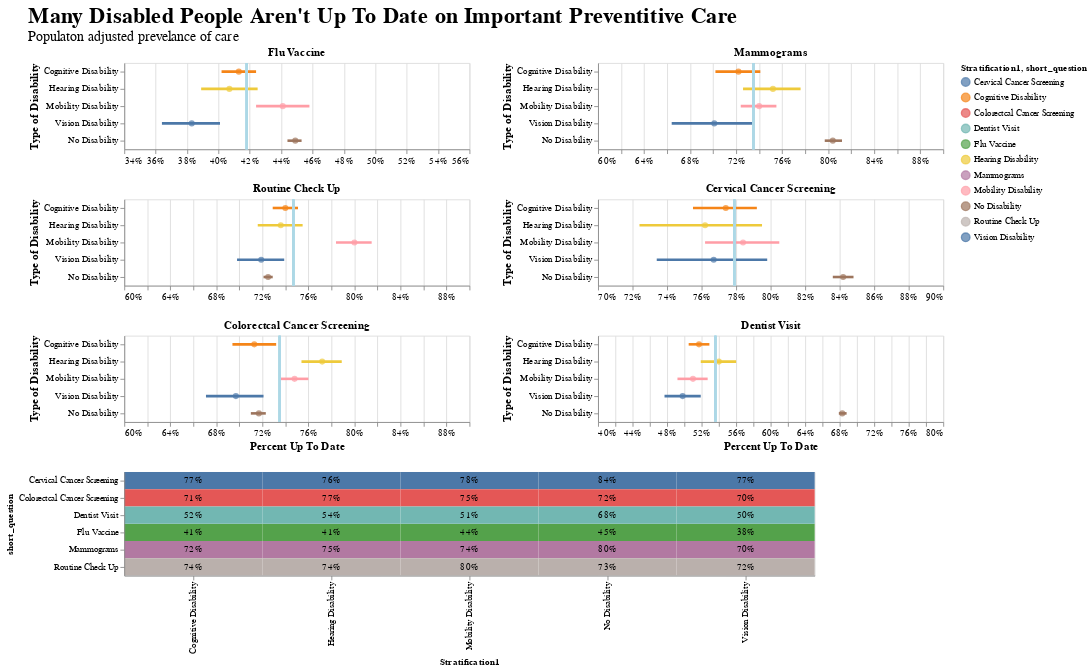

Notebook code cell kept with this figure:
### Code cell
alt.vconcat(top, bottom)

### Figure 1 — Vega-Lite specification as saved in the notebook (floating-point values rounded to 4 significant figures)
{"config": {"view": {"continuousWidth": 400, "continuousHeight": 300}}, "vconcat": [{"vconcat": [{"hconcat": [{"layer": [{"mark": {"type": "point", "filled": true, "size": 50}, "encoding": {"color": {"condition": {"field": "Stratification1", "type": "nominal", "selection": "selector222"}, "value": "gray"}, "x": {"field": "Data_Value", "type": "quantitative"}, "y": {"field": "Stratification1", "sort": ["Cognitive Disability", "Hearing Disability", "Mobility Disability", "Vision Disability", "No Disability"], "type": "nominal"}}, "transform": [{"filter": "(datum.short_question === 'Flu Vaccine')"}]}, {"mark": {"type": "rule", "size": 3}, "encoding": {"color": {"condition": {"field": "Stratification1", "type": "nominal", "selection": "selector222"}, "value": "gray"}, "tooltip": [{"field": "Data_Value", "format": ".1%", "title": "Percent Up To Date", "type": "quantitative"}, {"field": "margin_of_error", "format": ".1%", "title": "Margin of Error", "type": "quantitative"}], "x": {"axis": {"format": ".0%", "labelFontSize": 11, "title": "", "titleFontSize": 13}, "field": "High_Confidence_Limit", "scale": {"bins": {"step": 0.02}, "domain": [0.35, 0.55], "zero": false}, "type": "quantitative"}, "x2": {"field": "Low_Confidence_Limit"}, "y": {"axis": {"labelFontSize": 10.5, "title": "Type of Disability", "titleFontSize": 13}, "field": "Stratification1", "sort": ["Cognitive Disability", "Hearing Disability", "Mobility Disability", "Vision Disability", "No Disability"], "type": "nominal"}}, "selection": {"selector222": {"type": "single", "encodings": ["color"], "on": "mouseover", "nearest": true}}, "transform": [{"filter": "(datum.short_question === 'Flu Vaccine')"}]}, {"mark": {"type": "rule", "color": "lightblue", "size": 2.5}, "encoding": {"tooltip": {"field": "Data_Value_Disabled_Mean", "format": ".0%", "title": "Average For Disabled People", "type": "quantitative"}, "x": {"field": "Data_Value_Disabled_Mean", "type": "quantitative"}}, "transform": [{"filter": "(datum.short_question === 'Flu Vaccine')"}]}, {"mark": {"type": "text", "align": "left", "dx": 9, "dy": 10, "fontSize": 9.5, "text": "Average For Disabled People"}, "encoding": {"x": {"field": "Data_Value_Disabled_Mean", "type": "quantitative"}}, "transform": [{"filter": "(datum.Question === 'Flu Vaccine')"}]}], "title": "Flu Vaccine"}, {"layer": [{"mark": {"type": "point", "filled": true, "size": 50}, "encoding": {"color": {"condition": {"field": "Stratification1", "type": "nominal", "selection": "selector222"}, "value": "gray"}, "x": {"field": "Data_Value", "type": "quantitative"}, "y": {"field": "Stratification1", "sort": ["Cognitive Disability", "Hearing Disability", "Mobility Disability", "Vision Disability", "No Disability"], "type": "nominal"}}, "transform": [{"filter": "(datum.short_question === 'Mammograms')"}]}, {"mark": {"type": "rule", "size": 3}, "encoding": {"color": {"condition": {"field": "Stratification1", "type": "nominal", "selection": "selector222"}, "value": "gray"}, "tooltip": [{"field": "Data_Value", "format": ".1%", "title": "Percent Up To Date", "type": "quantitative"}, {"field": "margin_of_error", "format": ".1%", "title": "Margin of Error", "type": "quantitative"}], "x": {"axis": {"format": ".0%", "labelFontSize": 11, "title": "", "titleFontSize": 13}, "field": "High_Confidence_Limit", "scale": {"bins": {"step": 0.02}, "domain": [0.6, 0.9], "zero": false}, "type": "quantitative"}, "x2": {"field": "Low_Confidence_Limit"}, "y": {"axis": {"labelFontSize": 10.5, "title": "Type of Disability", "titleFontSize": 13}, "field": "Stratification1", "sort": ["Cognitive Disability", "Hearing Disability", "Mobility Disability", "Vision Disability", "No Disability"], "type": "nominal"}}, "selection": {"selector222": {"type": "single", "encodings": ["color"], "on": "mouseover", "nearest": true}}, "transform": [{"filter": "(datum.short_question === 'Mammograms')"}]}, {"mark": {"type": "rule", "color": "lightblue", "size": 2.5}, "encoding": {"tooltip": {"field": "Data_Value_Disabled_Mean", "format": ".0%", "title": "Average For Disabled People", "type": "quantitative"}, "x": {"field": "Data_Value_Disabled_Mean", "type": "quantitative"}}, "transform": [{"filter": "(datum.short_question === 'Mammograms')"}]}, {"mark": {"type": "text", "align": "left", "dx": 9, "dy": 10, "fontSize": 9.5, "text": "Average For Disabled People"}, "encoding": {"x": {"field": "Data_Value_Disabled_Mean", "type": "quantitative"}}, "transform": [{"filter": "(datum.Question === 'Mammograms')"}]}], "title": "Mammograms"}], "spacing": 35}, {"hconcat": [{"layer": [{"mark": {"type": "point", "filled": true, "size": 50}, "encoding": {"color": {"condition": {"field": "Stratification1", "type": "nominal", "selection": "selector222"}, "value": "gray"}, "x": {"field": "Data_Value", "type": "quantitative"}, "y": {"field": "Stratification1", "sort": ["Cognitive Disability", "Hearing Disability", "Mobility Disability", "Vision Disability", "No Disability"], "type": "nominal"}}, "transform": [{"filter": "(datum.short_question === 'Routine Check Up')"}]}, {"mark": {"type": "rule", "size": 3}, "encoding": {"color": {"condition": {"field": "Stratification1", "type": "nominal", "selection": "selector222"}, "value": "gray"}, "tooltip": [{"field": "Data_Value", "format": ".1%", "title": "Percent Up To Date", "type": "quantitative"}, {"field": "margin_of_error", "format": ".1%", "title": "Margin of Error", "type": "quantitative"}], "x": {"axis": {"format": ".0%", "labelFontSize": 11, "title": "", "titleFontSize": 13}, "field": "High_Confidence_Limit", "scale": {"bins": {"step": 0.02}, "domain": [0.6, 0.9], "zero": false}, "type": "quantitative"}, "x2": {"field": "Low_Confidence_Limit"}, "y": {"axis": {"labelFontSize": 10.5, "title": "Type of Disability", "titleFontSize": 13}, "field": "Stratification1", "sort": ["Cognitive Disability", "Hearing Disability", "Mobility Disability", "Vision Disability", "No Disability"], "type": "nominal"}}, "selection": {"selector222": {"type": "single", "encodings": ["color"], "on": "mouseover", "nearest": true}}, "transform": [{"filter": "(datum.short_question === 'Routine Check Up')"}]}, {"mark": {"type": "rule", "color": "lightblue", "size": 2.5}, "encoding": {"tooltip": {"field": "Data_Value_Disabled_Mean", "format": ".0%", "title": "Average For Disabled People", "type": "quantitative"}, "x": {"field": "Data_Value_Disabled_Mean", "type": "quantitative"}}, "transform": [{"filter": "(datum.short_question === 'Routine Check Up')"}]}, {"mark": {"type": "text", "align": "left", "dx": 9, "dy": 10, "fontSize": 9.5, "text": "Average For Disabled People"}, "encoding": {"x": {"field": "Data_Value_Disabled_Mean", "type": "quantitative"}}, "transform": [{"filter": "(datum.Question === 'Routine Check Up')"}]}], "title": "Routine Check Up"}, {"layer": [{"mark": {"type": "point", "filled": true, "size": 50}, "encoding": {"color": {"condition": {"field": "Stratification1", "type": "nominal", "selection": "selector222"}, "value": "gray"}, "x": {"field": "Data_Value", "type": "quantitative"}, "y": {"field": "Stratification1", "sort": ["Cognitive Disability", "Hearing Disability", "Mobility Disability", "Vision Disability", "No Disability"], "type": "nominal"}}, "transform": [{"filter": "(datum.short_question === 'Cervical Cancer Screening')"}]}, {"mark": {"type": "rule", "size": 3}, "encoding": {"color": {"condition": {"field": "Stratification1", "type": "nominal", "selection": "selector222"}, "value": "gray"}, "tooltip": [{"field": "Data_Value", "format": ".1%", "title": "Percent Up To Date", "type": "quantitative"}, {"field": "margin_of_error", "format": ".1%", "title": "Margin of Error", "type": "quantitative"}], "x": {"axis": {"format": ".0%", "labelFontSize": 11, "title": "", "titleFontSize": 13}, "field": "High_Confidence_Limit", "scale": {"bins": {"step": 0.02}, "domain": [0.7, 0.9], "zero": false}, "type": "quantitative"}, "x2": {"field": "Low_Confidence_Limit"}, "y": {"axis": {"labelFontSize": 10.5, "title": "Type of Disability", "titleFontSize": 13}, "field": "Stratification1", "sort": ["Cognitive Disability", "Hearing Disability", "Mobility Disability", "Vision Disability", "No Disability"], "type": "nominal"}}, "selection": {"selector222": {"type": "single", "encodings": ["color"], "on": "mouseover", "nearest": true}}, "transform": [{"filter": "(datum.short_question === 'Cervical Cancer Screening')"}]}, {"mark": {"type": "rule", "color": "lightblue", "size": 2.5}, "encoding": {"tooltip": {"field": "Data_Value_Disabled_Mean", "format": ".0%", "title": "Average For Disabled People", "type": "quantitative"}, "x": {"field": "Data_Value_Disabled_Mean", "type": "quantitative"}}, "transform": [{"filter": "(datum.short_question === 'Cervical Cancer Screening')"}]}, {"mark": {"type": "text", "align": "left", "dx": 9, "dy": 10, "fontSize": 9.5, "text": "Average For Disabled People"}, "encoding": {"x": {"field": "Data_Value_Disabled_Mean", "type": "quantitative"}}, "transform": [{"filter": "(datum.Question === 'Cervical Cancer Screening')"}]}], "title": "Cervical Cancer Screening"}], "spacing": 35}, {"hconcat": [{"layer": [{"mark": {"type": "point", "filled": true, "size": 50}, "encoding": {"color": {"condition": {"field": "Stratification1", "type": "nominal", "selection": "selector222"}, "value": "gray"}, "x": {"field": "Data_Value", "type": "quantitative"}, "y": {"field": "Stratification1", "sort": ["Cognitive Disability", "Hearing Disability", "Mobility Disability", "Vision Disability", "No Disability"], "type": "nominal"}}, "transform": [{"filter": "(datum.short_question === 'Colorectcal Cancer Screening')"}]}, {"mark": {"type": "rule", "size": 3}, "encoding": {"color": {"condition": {"field": "Stratification1", "type": "nominal", "selection": "selector222"}, "value": "gray"}, "tooltip": [{"field": "Data_Value", "format": ".1%", "title": "Percent Up To Date", "type": "quantitative"}, {"field": "margin_of_error", "format": ".1%", "title": "Margin of Error", "type": "quantitative"}], "x": {"axis": {"format": ".0%", "labelFontSize": 11, "title": "Percent Up To Date", "titleFontSize": 13}, "field": "High_Confidence_Limit", "scale": {"bins": {"step": 0.02}, "domain": [0.6, 0.9], "zero": false}, "type": "quantitative"}, "x2": {"field": "Low_Confidence_Limit"}, "y": {"axis": {"labelFontSize": 10.5, "title": "Type of Disability", "titleFontSize": 13}, "field": "Stratification1", "sort": ["Cognitive Disability", "Hearing Disability", "Mobility Disability", "Vision Disability", "No Disability"], "type": "nominal"}}, "selection": {"selector222": {"type": "single", "encodings": ["color"], "on": "mouseover", "nearest": true}}, "transform": [{"filter": "(datum.short_question === 'Colorectcal Cancer Screening')"}]}, {"mark": {"type": "rule", "color": "lightblue", "size": 2.5}, "encoding": {"tooltip": {"field": "Data_Value_Disabled_Mean", "format": ".0%", "title": "Average For Disabled People", "type": "quantitative"}, "x": {"field": "Data_Value_Disabled_Mean", "type": "quantitative"}}, "transform": [{"filter": "(datum.short_question === 'Colorectcal Cancer Screening')"}]}, {"mark": {"type": "text", "align": "left", "dx": 9, "dy": 10, "fontSize": 9.5, "text": "Average For Disabled People"}, "encoding": {"x": {"field": "Data_Value_Disabled_Mean", "type": "quantitative"}}, "transform": [{"filter": "(datum.Question === 'Colorectcal Cancer Screening')"}]}], "title": "Colorectcal Cancer Screening"}, {"layer": [{"mark": {"type": "point", "filled": true, "size": 50}, "encoding": {"color": {"condition": {"field": "Stratification1", "type": "nominal", "selection": "selector222"}, "value": "gray"}, "x": {"field": "Data_Value", "type": "quantitative"}, "y": {"field": "Stratification1", "sort": ["Cognitive Disability", "Hearing Disability", "Mobility Disability", "Vision Disability", "No Disability"], "type": "nominal"}}, "transform": [{"filter": "(datum.short_question === 'Dentist Visit')"}]}, {"mark": {"type": "rule", "size": 3}, "encoding": {"color": {"condition": {"field": "Stratification1", "type": "nominal", "selection": "selector222"}, "value": "gray"}, "tooltip": [{"field": "Data_Value", "format": ".1%", "title": "Percent Up To Date", "type": "quantitative"}, {"field": "margin_of_error", "format": ".1%", "title": "Margin of Error", "type": "quantitative"}], "x": {"axis": {"format": ".0%", "labelFontSize": 11, "title": "Percent Up To Date", "titleFontSize": 13}, "field": "High_Confidence_Limit", "scale": {"bins": {"step": 0.02}, "domain": [0.4, 0.8], "zero": false}, "type": "quantitative"}, "x2": {"field": "Low_Confidence_Limit"}, "y": {"axis": {"labelFontSize": 10.5, "title": "Type of Disability", "titleFontSize": 13}, "field": "Stratification1", "sort": ["Cognitive Disability", "Hearing Disability", "Mobility Disability", "Vision Disability", "No Disability"], "type": "nominal"}}, "selection": {"selector222": {"type": "single", "encodings": ["color"], "on": "mouseover", "nearest": true}}, "transform": [{"filter": "(datum.short_question === 'Dentist Visit')"}]}, {"mark": {"type": "rule", "color": "lightblue", "size": 2.5}, "encoding": {"tooltip": {"field": "Data_Value_Disabled_Mean", "format": ".0%", "title": "Average For Disabled People", "type": "quantitative"}, "x": {"field": "Data_Value_Disabled_Mean", "type": "quantitative"}}, "transform": [{"filter": "(datum.short_question === 'Dentist Visit')"}]}, {"mark": {"type": "text", "align": "left", "dx": 9, "dy": 10, "fontSize": 9.5, "text": "Average For Disabled People"}, "encoding": {"x": {"field": "Data_Value_Disabled_Mean", "type": "quantitative"}}, "transform": [{"filter": "(datum.Question === 'Dentist Visit')"}]}], "title": "Dentist Visit"}], "spacing": 35}], "title": {"text": "Many Disabled People Aren't Up To Date on Important Preventitive Care", "fontSize": 26, "subtitle": "Populaton adjusted prevelance of care", "subtitleFontSize": 16}}, {"layer": [{"mark": {"type": "rect", "color": "#fff"}, "encoding": {"color": {"condition": {"field": "short_question", "type": "nominal", "selection": "selector228"}, "value": "lightgray"}, "x": {"field": "Stratification1", "type": "nominal"}, "y": {"field": "short_question", "type": "nominal"}}, "selection": {"selector228": {"type": "single", "encodings": ["x", "y"], "on": "mouseover", "nearest": true}}}, {"mark": {"type": "text", "baseline": "middle"}, "encoding": {"text": {"field": "Data_Value", "format": ".0%", "type": "quantitative"}, "x": {"field": "Stratification1", "type": "nominal"}, "y": {"field": "short_question", "type": "nominal"}}}], "width": 800}], "data": {"name": "data-134ee782b565a26041ec661838ec0966"}, "$schema": "https://vega.github.io/schema/vega-lite/v4.17.0.json", "datasets": {"data-134ee782b565a26041ec661838ec0966": [{"Stratification1": "Cognitive Disability", "Question": "Had a flu vaccine in the past 12 months among adults 18 years of age or older", "short_question": "Flu Vaccine", "Data_Value": 0.413, "High_Confidence_Limit": 0.424, "Low_Confidence_Limit": 0.402, "margin_of_error": 0.011, "Data_Value_Disabled_Mean": 0.418, "annotation_indicator": 0.0}, {"Stratification1": "Hearing Disability", "Question": "Had a flu vaccine in the past 12 months among adults 18 years of age or older", "short_question": "Flu Vaccine", "Data_Value": 0.407, "High_Confidence_Limit": 0.425, "Low_Confidence_Limit": 0.389, "margin_of_error": 0.018, "Data_Value_Disabled_Mean": 0.418, "annotation_indicator": 0.0}, {"Stratification1": "Mobility Disability", "Question": "Had a flu vaccine in the past 12 months among adults 18 years of age or older", "short_question": "Flu Vaccine", "Data_Value": 0.441, "High_Confidence_Limit": 0.458, "Low_Confidence_Limit": 0.424, "margin_of_error": 0.017, "Data_Value_Disabled_Mean": 0.418, "annotation_indicator": 0.0}, {"Stratification1": "No Disability", "Question": "Had a flu vaccine in the past 12 months among adults 18 years of age or older", "short_question": "Flu Vaccine", "Data_Value": 0.449, "High_Confidence_Limit": 0.453, "Low_Confidence_Limit": 0.444, "margin_of_error": 0.004, "Data_Value_Disabled_Mean": 0.418, "annotation_indicator": 0.0}, {"Stratification1": "Vision Disability", "Question": "Had a flu vaccine in the past 12 months among adults 18 years of age or older", "short_question": "Flu Vaccine", "Data_Value": 0.383, "High_Confidence_Limit": 0.401, "Low_Confidence_Limit": 0.364, "margin_of_error": 0.018, "Data_Value_Disabled_Mean": 0.418, "annotation_indicator": 0.0}, {"Stratification1": "Cognitive Disability", "Question": "Mammogram in the past 2 years among females 50 to 74 years of age", "short_question": "Mammograms", "Data_Value": 0.722, "High_Confidence_Limit": 0.741, "Low_Confidence_Limit": 0.702, "margin_of_error": 0.019, "Data_Value_Disabled_Mean": 0.735, "annotation_indicator": 0.0}, {"Stratification1": "Hearing Disability", "Question": "Mammogram in the past 2 years among females 50 to 74 years of age", "short_question": "Mammograms", "Data_Value": 0.752, "High_Confidence_Limit": 0.776, "Low_Confidence_Limit": 0.726, "margin_of_error": 0.024, "Data_Value_Disabled_Mean": 0.735, "annotation_indicator": 0.0}, {"Stratification1": "Mobility Disability", "Question": "Mammogram in the past 2 years among females 50 to 74 years of age", "short_question": "Mammograms", "Data_Value": 0.74, "High_Confidence_Limit": 0.755, "Low_Confidence_Limit": 0.724, "margin_of_error": 0.015, "Data_Value_Disabled_Mean": 0.735, "annotation_indicator": 0.0}, {"Stratification1": "No Disability", "Question": "Mammogram in the past 2 years among females 50 to 74 years of age", "short_question": "Mammograms", "Data_Value": 0.804, "High_Confidence_Limit": 0.812, "Low_Confidence_Limit": 0.797, "margin_of_error": 0.008, "Data_Value_Disabled_Mean": 0.735, "annotation_indicator": 0.0}, {"Stratification1": "Vision Disability", "Question": "Mammogram in the past 2 years among females 50 to 74 years of age", "short_question": "Mammograms", "Data_Value": 0.701, "High_Confidence_Limit": 0.735, "Low_Confidence_Limit": 0.664, "margin_of_error": 0.034, "Data_Value_Disabled_Mean": 0.735, "annotation_indicator": 0.0}, {"Stratification1": "Cognitive Disability", "Question": "Routine check-up in the past year among adults 18 years of age or older", "short_question": "Routine Check Up", "Data_Value": 0.74, "High_Confidence_Limit": 0.751, "Low_Confidence_Limit": 0.729, "margin_of_error": 0.011, "Data_Value_Disabled_Mean": 0.747, "annotation_indicator": 0.0}, {"Stratification1": "Hearing Disability", "Question": "Routine check-up in the past year among adults 18 years of age or older", "short_question": "Routine Check Up", "Data_Value": 0.736, "High_Confidence_Limit": 0.755, "Low_Confidence_Limit": 0.716, "margin_of_error": 0.019, "Data_Value_Disabled_Mean": 0.747, "annotation_indicator": 0.0}, {"Stratification1": "Mobility Disability", "Question": "Routine check-up in the past year among adults 18 years of age or older", "short_question": "Routine Check Up", "Data_Value": 0.8, "High_Confidence_Limit": 0.815, "Low_Confidence_Limit": 0.784, "margin_of_error": 0.015, "Data_Value_Disabled_Mean": 0.747, "annotation_indicator": 0.0}, {"Stratification1": "No Disability", "Question": "Routine check-up in the past year among adults 18 years of age or older", "short_question": "Routine Check Up", "Data_Value": 0.725, "High_Confidence_Limit": 0.729, "Low_Confidence_Limit": 0.721, "margin_of_error": 0.004, "Data_Value_Disabled_Mean": 0.747, "annotation_indicator": 0.0}, {"Stratification1": "Vision Disability", "Question": "Routine check-up in the past year among adults 18 years of age or older", "short_question": "Routine Check Up", "Data_Value": 0.719, "High_Confidence_Limit": 0.739, "Low_Confidence_Limit": 0.698, "margin_of_error": 0.02, "Data_Value_Disabled_Mean": 0.747, "annotation_indicator": 0.0}, {"Stratification1": "Cognitive Disability", "Question": "Up-to-date cervical cancer screening among females 21 to 65 years of age", "short_question": "Cervical Cancer Screening", "Data_Value": 0.774, "High_Confidence_Limit": 0.792, "Low_Confidence_Limit": 0.755, "margin_of_error": 0.018, "Data_Value_Disabled_Mean": 0.779, "annotation_indicator": 0.0}, {"Stratification1": "Hearing Disability", "Question": "Up-to-date cervical cancer screening among females 21 to 65 years of age", "short_question": "Cervical Cancer Screening", "Data_Value": 0.762, "High_Confidence_Limit": 0.795, "Low_Confidence_Limit": 0.724, "margin_of_error": 0.033, "Data_Value_Disabled_Mean": 0.779, "annotation_indicator": 0.0}, {"Stratification1": "Mobility Disability", "Question": "Up-to-date cervical cancer screening among females 21 to 65 years of age", "short_question": "Cervical Cancer Screening", "Data_Value": 0.784, "High_Confidence_Limit": 0.805, "Low_Confidence_Limit": 0.762, "margin_of_error": 0.021, "Data_Value_Disabled_Mean": 0.779, "annotation_indicator": 0.0}, {"Stratification1": "No Disability", "Question": "Up-to-date cervical cancer screening among females 21 to 65 years of age", "short_question": "Cervical Cancer Screening", "Data_Value": 0.842, "High_Confidence_Limit": 0.848, "Low_Confidence_Limit": 0.836, "margin_of_error": 0.006, "Data_Value_Disabled_Mean": 0.779, "annotation_indicator": 0.0}, {"Stratification1": "Vision Disability", "Question": "Up-to-date cervical cancer screening among females 21 to 65 years of age", "short_question": "Cervical Cancer Screening", "Data_Value": 0.767, "High_Confidence_Limit": 0.798, "Low_Confidence_Limit": 0.734, "margin_of_error": 0.031, "Data_Value_Disabled_Mean": 0.779, "annotation_indicator": 0.0}, {"Stratification1": "Cognitive Disability", "Question": "Up-to-date colorectal cancer screening among adults 50 to 75 years of age", "short_question": "Colorectcal Cancer Screening", "Data_Value": 0.713, "High_Confidence_Limit": 0.732, "Low_Confidence_Limit": 0.694, "margin_of_error": 0.019, "Data_Value_Disabled_Mean": 0.735, "annotation_indicator": 0.0}, {"Stratification1": "Hearing Disability", "Question": "Up-to-date colorectal cancer screening among adults 50 to 75 years of age", "short_question": "Colorectcal Cancer Screening", "Data_Value": 0.772, "High_Confidence_Limit": 0.789, "Low_Confidence_Limit": 0.754, "margin_of_error": 0.017, "Data_Value_Disabled_Mean": 0.735, "annotation_indicator": 0.0}, {"Stratification1": "Mobility Disability", "Question": "Up-to-date colorectal cancer screening among adults 50 to 75 years of age", "short_question": "Colorectcal Cancer Screening", "Data_Value": 0.748, "High_Confidence_Limit": 0.76, "Low_Confidence_Limit": 0.736, "margin_of_error": 0.012, "Data_Value_Disabled_Mean": 0.735, "annotation_indicator": 0.0}, {"Stratification1": "No Disability", "Question": "Up-to-date colorectal cancer screening among adults 50 to 75 years of age", "short_question": "Colorectcal Cancer Screening", "Data_Value": 0.717, "High_Confidence_Limit": 0.723, "Low_Confidence_Limit": 0.71, "margin_of_error": 0.006, "Data_Value_Disabled_Mean": 0.735, "annotation_indicator": 0.0}, {"Stratification1": "Vision Disability", "Question": "Up-to-date colorectal cancer screening among adults 50 to 75 years of age", "short_question": "Colorectcal Cancer Screening", "Data_Value": 0.697, "High_Confidence_Limit": 0.721, "Low_Confidence_Limit": 0.671, "margin_of_error": 0.024, "Data_Value_Disabled_Mean": 0.735, "annotation_indicator": 0.0}, {"Stratification1": "Cognitive Disability", "Question": "Visited a dentist in the past year among adults 18 years of age or older", "short_question": "Dentist Visit", "Data_Value": 0.517, "High_Confidence_Limit": 0.529, "Low_Confidence_Limit": 0.505, "margin_of_error": 0.012, "Data_Value_Disabled_Mean": 0.536, "annotation_indicator": 0.0}, {"Stratification1": "Hearing Disability", "Question": "Visited a dentist in the past year among adults 18 years of age or older", "short_question": "Dentist Visit", "Data_Value": 0.54, "High_Confidence_Limit": 0.56, "Low_Confidence_Limit": 0.519, "margin_of_error": 0.02, "Data_Value_Disabled_Mean": 0.536, "annotation_indicator": 0.0}, {"Stratification1": "Mobility Disability", "Question": "Visited a dentist in the past year among adults 18 years of age or older", "short_question": "Dentist Visit", "Data_Value": 0.51, "High_Confidence_Limit": 0.527, "Low_Confidence_Limit": 0.492, "margin_of_error": 0.017, "Data_Value_Disabled_Mean": 0.536, "annotation_indicator": 0.0}, {"Stratification1": "No Disability", "Question": "Visited a dentist in the past year among adults 18 years of age or older", "short_question": "Dentist Visit", "Data_Value": 0.683, "High_Confidence_Limit": 0.688, "Low_Confidence_Limit": 0.679, "margin_of_error": 0.005, "Data_Value_Disabled_Mean": 0.536, "annotation_indicator": 0.0}, {"Stratification1": "Vision Disability", "Question": "Visited a dentist in the past year among adults 18 years of age or older", "short_question": "Dentist Visit", "Data_Value": 0.498, "High_Confidence_Limit": 0.519, "Low_Confidence_Limit": 0.477, "margin_of_error": 0.021, "Data_Value_Disabled_Mean": 0.536, "annotation_indicator": 0.0}]}}
